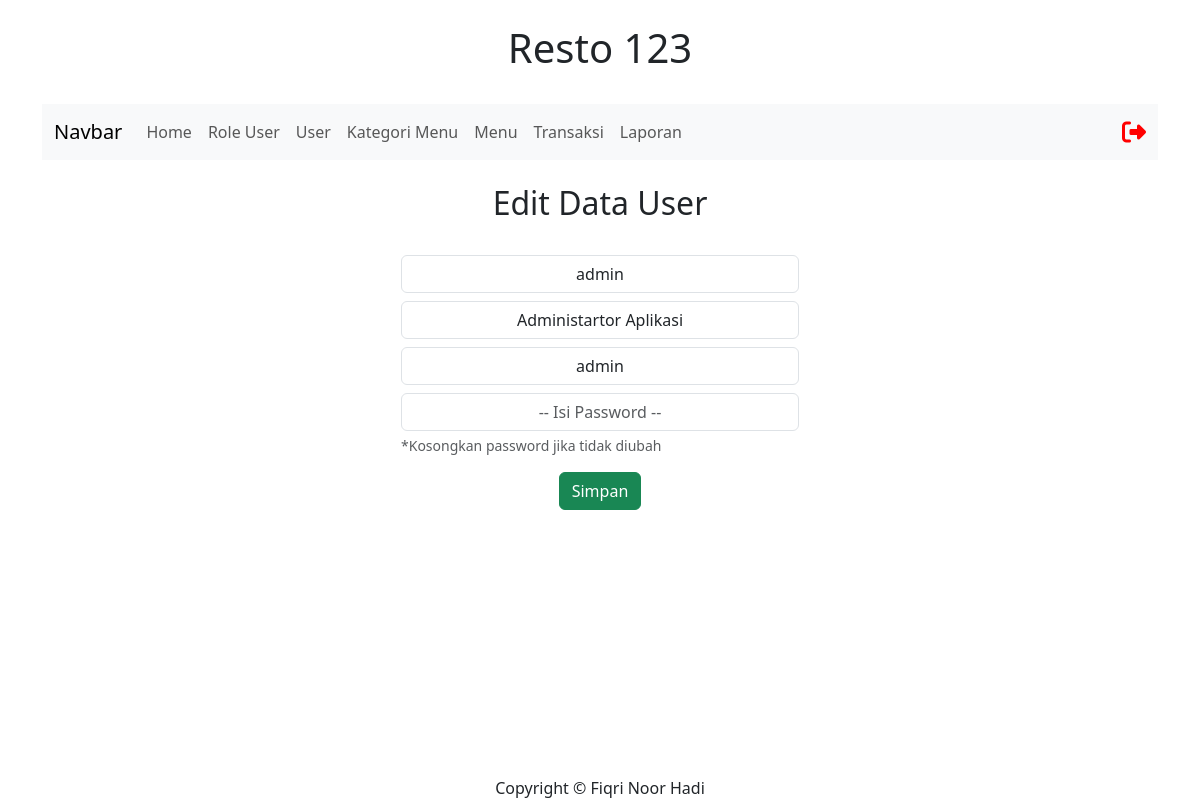
Screenshot of /admin/layout/admin.php?page=user-edit&id_user=1 (signed in) with the database file from the repository.
### tables this page shows
CREATE TABLE `user` (
  `id_user` int(11) NOT NULL,
  `id_role_user` int(11) NOT NULL,
  `nama_user` varchar(30) NOT NULL,
  `username` varchar(30) NOT NULL,
  `password` varchar(255) NOT NULL,
  `profile_image` varchar(255) NOT NULL
);

CREATE TABLE `role_user` (
  `id_role_user` int(11) NOT NULL,
  `nama_role_user` varchar(10) NOT NULL
);

### admin/user/user-edit.php (the view, shortened to what this page needs)
<?php
$id_user = $_GET['id_user'];
$query = $koneksi->query("SELECT * FROM user WHERE id_user='$id_user'");
$hasil = $query->fetch_object();
?>
<br><center><h2>Edit Data User</h2><br>
<table width="400px">
     <tr>
          <td>
               <form action="?page=user-update" method="post">
                    <select name="id_role_user" class="form-control mb-2 text-center">
                         <?php
                         $query = $koneksi->query("SELECT * FROM role_user");
                         while ($result = $query->fetch_object()) {
                              ?>
                              <option <?= $hasil->id_role_user == $result->id_role_user ? "selected": "";?> value="<?= $result->id_role_user ?>">
                                   <?= $result->nama_role_user ?>
                              </option>
                              <?php
                         }
                         ?>
                    </select>
                    <input class="form-control mb-2 text-center" type="text" name="nama_user"
                    value="<?= $hasil->nama_user ?>" placeholder="Nama User">
                    <input class="form-control mb-2 text-center" type="text" name="username"
                    value="<?= $hasil->username ?>"placeholder="Username">
                    <input class="form-control mb-1 text-center" type="password" name="password"
                    placeholder="-- Isi Password --">
                    <div class="form-text mb-3">*Kosongkan password jika tidak diubah</div>
                    <center><button class="btn btn-success" type="submit">Simpan</button></center>
               </form>
          </td>
     </tr>
</table>
</center>

### rows the page displays
user: id_role_user "admin", nama_user "Administartor Aplikasi", username "admin"
